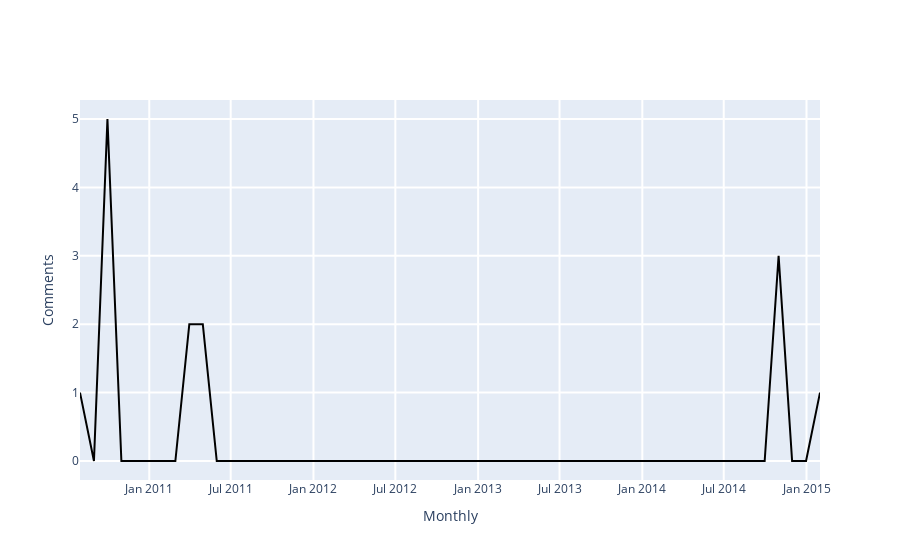

The cell this chart's notebook holds for it:
### Markdown cell above
<span style="color: #626262"> Try yourself! This is what will happen when you click 'Load Talks' button: </span>

### Code cell
### -------------------------------------------------------------------------- ###
### TRY YOURSELF! THIS IS WHAT WILL HAPPEN WHEN YOU CLICK 'Load Talks' BUTTON  ###
### -------------------------------------------------------------------------- ###

## This is the page you used ##
print('The page that is being used:', the_talk_page['title'])

#Initiate a Wikipedia instance
wikipediadv_instance = WikipediaDV(WikipediaAPI(lng=abbreviation(languageSelection.value)))

#Get content of revisions on talk page
talk_content = wikipediadv_instance.get_talk_content(the_talk_page["page_id"])

#convert to datetime format
talk_content['year_month'] = pd.to_datetime(talk_content['timestamp'])


# Define a TalksListener instance
talks_listener = TalksListener(talk_content)

# Visualization
begin_date = date(2005, 3, 1)
end_date = date(2015, 7, 4)
granularity = 'Monthly'

print('Time range from', begin_date.strftime("%Y-%m-%d"), 'to', end_date.strftime("%Y-%m-%d"))
talks_listener.listen(
    begin = begin_date,
    end = end_date,
    granularity = granularity)

### Figure 1 — Plotly figure (JSON) as saved in the notebook; plotly's stock layout.template omitted (floating-point values rounded to 4 significant figures)
{"data": [{"hovertemplate": "%{x}<extra>%{y}</extra>", "marker": {"color": "rgba(0, 0, 0, 1)"}, "type": "scatter", "x": ["2010-07-31", "2010-08-31", "2010-09-30", "2010-10-31", "2010-11-30", "2010-12-31", "2011-01-31", "2011-02-28", "2011-03-31", "2011-04-30", "2011-05-31", "2011-06-30", "2011-07-31", "2011-08-31", "2011-09-30", "2011-10-31", "2011-11-30", "2011-12-31", "2012-01-31", "2012-02-29", "2012-03-31", "2012-04-30", "2012-05-31", "2012-06-30", "2012-07-31", "2012-08-31", "2012-09-30", "2012-10-31", "2012-11-30", "2012-12-31", "2013-01-31", "2013-02-28", "2013-03-31", "2013-04-30", "2013-05-31", "2013-06-30", "2013-07-31", "2013-08-31", "2013-09-30", "2013-10-31", "2013-11-30", "2013-12-31", "2014-01-31", "2014-02-28", "2014-03-31", "2014-04-30", "2014-05-31", "2014-06-30", "2014-07-31", "2014-08-31", "2014-09-30", "2014-10-31", "2014-11-30", "2014-12-31", "2015-01-31"], "y": [1, 0, 5, 0, 0, 0, 0, 0, 2, 2, 0, 0, 0, 0, 0, 0, 0, 0, 0, 0, 0, 0, 0, 0, 0, 0, 0, 0, 0, 0, 0, 0, 0, 0, 0, 0, 0, 0, 0, 0, 0, 0, 0, 0, 0, 0, 0, 0, 0, 0, 0, 3, 0, 0, 1]}], "layout": {"barmode": "group", "hovermode": "closest", "legend": {"x": 0.5, "y": 1.2}, "showlegend": false, "xaxis": {"gridwidth": 2, "tickformat": "%b %Y", "ticklen": 5, "title": {"text": "Monthly"}, "zeroline": true}, "yaxis": {"gridwidth": 2, "ticklen": 5, "title": {"text": "Comments"}}}}
